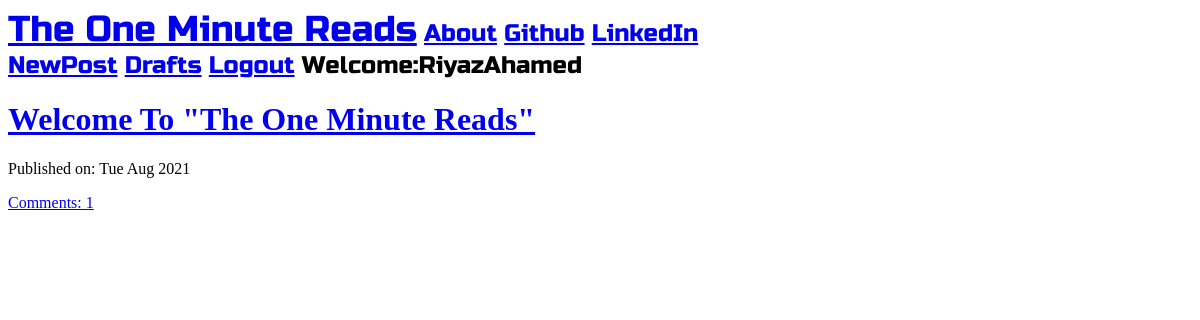
The app's page / (signed in) with its own data.
### blog/models.py (models this page shows, shortened)
class Post(models.Model):
    author = models.ForeignKey('auth.User',on_delete=models.CASCADE)
    title = models.CharField(max_length=200)
    text = models.TextField()
    created_date = models.DateTimeField(default=timezone.now)
    published_date = models.DateTimeField(blank=True, null=True)
    def approve_comments(self):
        return self.comments.filter(approved_comment=True)

### blog/views.py (the view)
# urls.py: url(r'^$',views.PostListView.as_view(),name='post_list'),
class PostListView(ListView):
    model = Post
    def get_queryset(self):
        return Post.objects.filter(published_date__lte=timezone.now()).order_by('-published_date')

### blog/templates/blog/post_list.html
{% extends "blog/base.html" %}
{% block content %}
<div class="centerstage">
    {% for post in post_list %}
        <div class="post">
            <h1><a href="{% url 'blog:post_detail' pk=post.pk %}">{{ post.title }}</a></h1>
            <div class="date">
                <p>Published on: {{ post.published_date|date:"D M Y"}}</p>
            </div>
            <a href="{% url 'blog:post_detail' pk=post.pk %}">Comments: {{ post.approve_comments.count }}</a>
        </div>
    {% endfor %}
</div>
{% endblock %}

### blog/templates/blog/base.html (shortened to what this page needs)
<!DOCTYPE html>
{% load static %}
<html>
  <head>
    <link rel="stylesheet" href="https://stackpath.bootstrapcdn.com/bootstrap/4.1.3/css/bootstrap.min.css"integrity="sha384-MCw98/SFnGE8fJT3GXwEOngsV7Zt27NXFoaoApmYm81iuXoPkFOJwJ8ERdknLPMO">
    <link href="https://maxcdn.bootstrapcdn.com/font-awesome/4.7.0/css/font-awesome.min.css" rel="stylesheet">
    <link rel="stylesheet" href="//cdn.jsdelivr.net/medium-editor/latest/css/medium-editor.min.css" type="text/css" media="screen" charset="utf-8">
    <link rel="stylesheet" href="{% static 'css/blog.css' %}">
  </head>
  <body class='loader'>
    <nav class="navbar navbar-expand-lg bg-light techfont">
      <div class="container">
        <div class="navbar-nav align-items-center">
          <a class="navbar-brand bigbrand" href="{% url 'blog:post_list' %}">The One Minute Reads</a>
          <a class="nav-item nav-link" href="{% url 'blog:about' %}">About</a>
          <a class="nav-item nav-link" href="https://github.com/riyazahamad03">Github</a>
          <a class="nav-item nav-link" href="https://www.linkedin.com/in/riyaz-ahamed-5a101a205">LinkedIn</a>
        </div>
        <div class="navbar-nav align-items-center ml-auto">
          {% if user.is_authenticated %}
            <a class="nav-item nav-link" href="{% url 'blog:post_new' %}">NewPost</a>
            <a class="nav-item nav-link" href="{% url 'blog:post_draft_list' %}">Drafts</a>
            <a class="nav-item nav-link" href="{% url 'logout' %}">Logout</a>
            <a  class="nav-item nav-link" >Welcome:{{ user.username }}</a>
          {% else %}
            <a class="nav-item nav-link" href="{% url 'login' %}" aria-label="Login">
              <span class="fa fa-user" aria-hidden="true"></span></a>
          {% endif %}
        </div>
      </div>
    </nav>
          <div class="content container">
              <div class="row">
                  <div class="col-md-8">
                    <div class="blog_posts">
                      {% block content %}
                      {% endblock %}
                    </div>
                  </div>
              </div>
          </div>
  </body>
</html>

### blog/static/css/blog.css (style rules this page uses)
.techfont { font-family: 'Russo One', sans-serif; font-size: 1.5em; margin-bottom: 10px; }
.centerstage { margin-left: auto; margin-right: auto; }
.bigbrand { font-size: 1.5em; }
.loader { filter:hue-rotate(0deg); color: linear-gradient(45deg,#0f8,#08f); animation:hue 5000ms infinite linear; }

### records on screen
Post: title "Welcome To \"The One Minute Reads\"", published_date "Tue Aug 2021", approve_comments.count "1"

### other values on screen
{{ user.username }} "RiyazAhamed"
